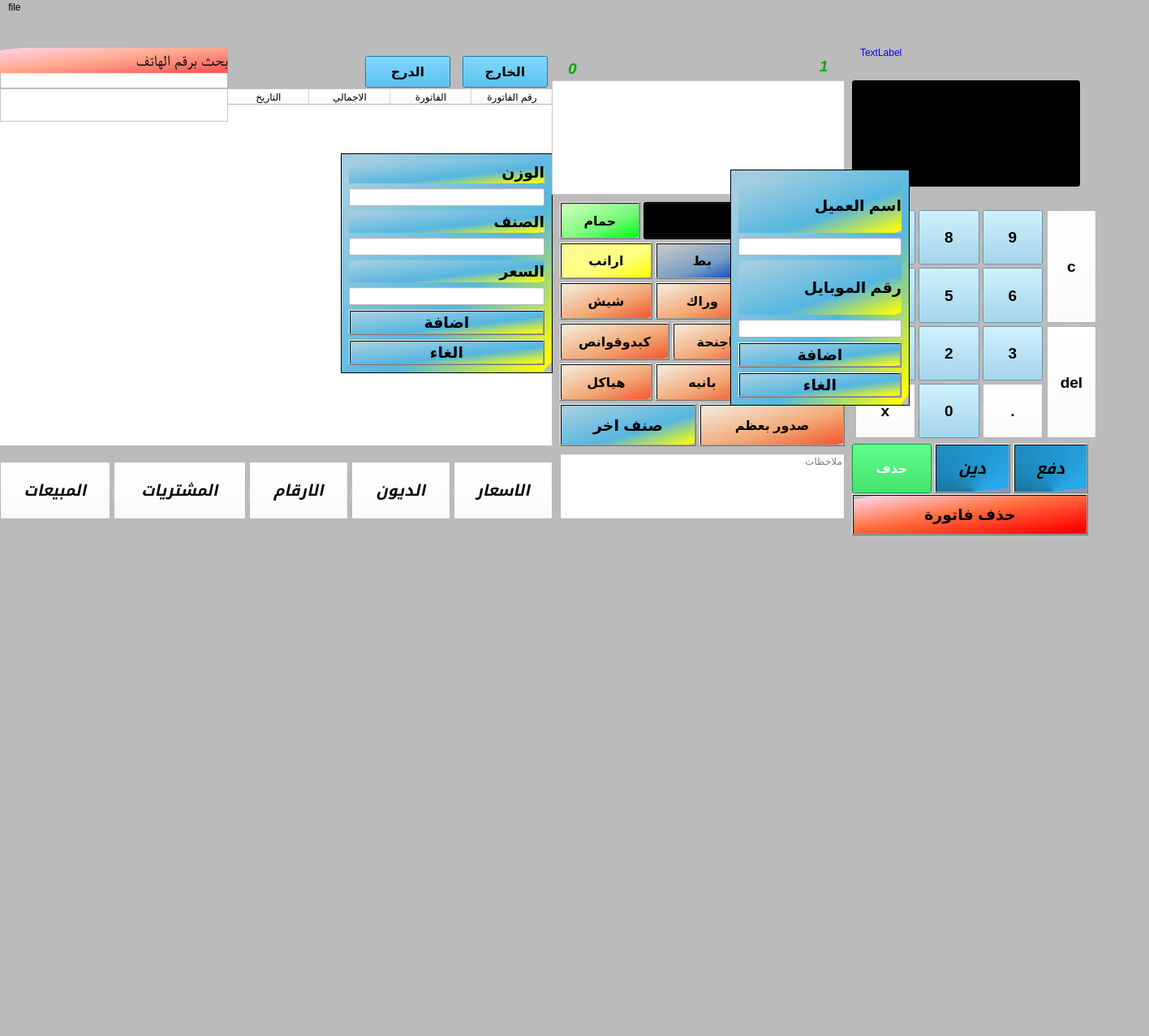
<?xml version="1.0" encoding="UTF-8"?>
<ui version="4.0">
 <class>MainWindow</class>
 <widget class="QMainWindow" name="MainWindow">
  <property name="geometry">
   <rect>
    <x>0</x>
    <y>0</y>
    <width>1416</width>
    <height>1277</height>
   </rect>
  </property>
  <property name="windowTitle">
   <string>El Mostafa</string>
  </property>
  <property name="windowIcon">
   <iconset>
    <normaloff>chicken-emblem_10272-25.jpg</normaloff>chicken-emblem_10272-25.jpg</iconset>
  </property>
  <property name="styleSheet">
   <string notr="true">background-color: rgb(187, 187, 187);</string>
  </property>
  <widget class="QWidget" name="centralwidget">
   <widget class="QTableWidget" name="tableWidget">
    <property name="geometry">
     <rect>
      <x>-10</x>
      <y>90</y>
      <width>691</width>
      <height>441</height>
     </rect>
    </property>
    <property name="layoutDirection">
     <enum>Qt::RightToLeft</enum>
    </property>
    <property name="styleSheet">
     <string notr="true">background-color: rgb(255, 255, 255);</string>
    </property>
    <property name="editTriggers">
     <set>QAbstractItemView::NoEditTriggers</set>
    </property>
    <property name="selectionMode">
     <enum>QAbstractItemView::SingleSelection</enum>
    </property>
    <property name="selectionBehavior">
     <enum>QAbstractItemView::SelectRows</enum>
    </property>
    <attribute name="horizontalHeaderStretchLastSection">
     <bool>true</bool>
    </attribute>
    <attribute name="verticalHeaderDefaultSectionSize">
     <number>170</number>
    </attribute>
    <column>
     <property name="text">
      <string>رقم الفاتورة</string>
     </property>
    </column>
    <column>
     <property name="text">
      <string>الفاتورة</string>
     </property>
    </column>
    <column>
     <property name="text">
      <string>الاجمالي</string>
     </property>
    </column>
    <column>
     <property name="text">
      <string>التاريخ</string>
     </property>
    </column>
    <column>
     <property name="text">
      <string>الوقت</string>
     </property>
    </column>
    <column>
     <property name="text">
      <string>ملاحظات</string>
     </property>
    </column>
   </widget>
   <widget class="QLineEdit" name="notes">
    <property name="geometry">
     <rect>
      <x>690</x>
      <y>540</y>
      <width>351</width>
      <height>81</height>
     </rect>
    </property>
    <property name="layoutDirection">
     <enum>Qt::RightToLeft</enum>
    </property>
    <property name="styleSheet">
     <string notr="true">background-color: rgb(255, 255, 255);</string>
    </property>
    <property name="text">
     <string/>
    </property>
    <property name="alignment">
     <set>Qt::AlignLeading|Qt::AlignLeft|Qt::AlignTop</set>
    </property>
    <property name="placeholderText">
     <string>ملاحظات</string>
    </property>
    <property name="cursorMoveStyle">
     <enum>Qt::VisualMoveStyle</enum>
    </property>
   </widget>
   <widget class="QLineEdit" name="search">
    <property name="geometry">
     <rect>
      <x>0</x>
      <y>70</y>
      <width>281</width>
      <height>20</height>
     </rect>
    </property>
    <property name="styleSheet">
     <string notr="true">background-color: rgb(255, 255, 255);</string>
    </property>
   </widget>
   <widget class="QSplitter" name="splitter_13">
    <property name="geometry">
     <rect>
      <x>0</x>
      <y>550</y>
      <width>681</width>
      <height>71</height>
     </rect>
    </property>
    <property name="orientation">
     <enum>Qt::Horizontal</enum>
    </property>
    <widget class="QPushButton" name="pushButton_15">
     <property name="font">
      <font>
       <family>Segoe UI</family>
       <pointsize>14</pointsize>
       <weight>75</weight>
       <italic>true</italic>
       <bold>true</bold>
      </font>
     </property>
     <property name="styleSheet">
      <string notr="true">background-color: rgb(255, 255, 255);</string>
     </property>
     <property name="text">
      <string>المبيعات</string>
     </property>
     <property name="icon">
      <iconset>
       <normaloff>moneypng.png</normaloff>moneypng.png</iconset>
     </property>
     <property name="iconSize">
      <size>
       <width>48</width>
       <height>37</height>
      </size>
     </property>
    </widget>
    <widget class="QPushButton" name="pushButton_14">
     <property name="font">
      <font>
       <family>Segoe UI</family>
       <pointsize>14</pointsize>
       <weight>75</weight>
       <italic>true</italic>
       <bold>true</bold>
      </font>
     </property>
     <property name="styleSheet">
      <string notr="true">background-color: rgb(255, 255, 255);</string>
     </property>
     <property name="text">
      <string>المشتريات</string>
     </property>
     <property name="icon">
      <iconset>
       <normaloff>up.png</normaloff>up.png</iconset>
     </property>
     <property name="iconSize">
      <size>
       <width>30</width>
       <height>43</height>
      </size>
     </property>
    </widget>
    <widget class="QPushButton" name="pushButton_13">
     <property name="font">
      <font>
       <family>Segoe UI</family>
       <pointsize>14</pointsize>
       <weight>75</weight>
       <italic>true</italic>
       <bold>true</bold>
      </font>
     </property>
     <property name="styleSheet">
      <string notr="true">background-color: rgb(255, 255, 255);</string>
     </property>
     <property name="text">
      <string>الارقام</string>
     </property>
     <property name="icon">
      <iconset>
       <normaloff>mobiles.png</normaloff>mobiles.png</iconset>
     </property>
     <property name="iconSize">
      <size>
       <width>34</width>
       <height>58</height>
      </size>
     </property>
    </widget>
    <widget class="QPushButton" name="pushButton_12">
     <property name="font">
      <font>
       <family>Segoe UI</family>
       <pointsize>14</pointsize>
       <weight>75</weight>
       <italic>true</italic>
       <bold>true</bold>
      </font>
     </property>
     <property name="styleSheet">
      <string notr="true">background-color: rgb(255, 255, 255);</string>
     </property>
     <property name="text">
      <string>الديون</string>
     </property>
     <property name="icon">
      <iconset>
       <normaloff>countingpng.png</normaloff>countingpng.png</iconset>
     </property>
     <property name="iconSize">
      <size>
       <width>47</width>
       <height>55</height>
      </size>
     </property>
    </widget>
    <widget class="QPushButton" name="pushButton_16">
     <property name="font">
      <font>
       <family>Segoe UI</family>
       <pointsize>14</pointsize>
       <weight>75</weight>
       <italic>true</italic>
       <bold>true</bold>
      </font>
     </property>
     <property name="styleSheet">
      <string notr="true">background-color: rgb(255, 255, 255);</string>
     </property>
     <property name="text">
      <string>الاسعار</string>
     </property>
     <property name="icon">
      <iconset>
       <normaloff>dollar.png</normaloff>dollar.png</iconset>
     </property>
     <property name="iconSize">
      <size>
       <width>48</width>
       <height>37</height>
      </size>
     </property>
     <property name="shortcut">
      <string>Ctrl+R</string>
     </property>
    </widget>
   </widget>
   <widget class="QListWidget" name="bill">
    <property name="geometry">
     <rect>
      <x>680</x>
      <y>80</y>
      <width>361</width>
      <height>141</height>
     </rect>
    </property>
    <property name="layoutDirection">
     <enum>Qt::RightToLeft</enum>
    </property>
    <property name="styleSheet">
     <string notr="true">background-color: rgb(255, 255, 255);</string>
    </property>
   </widget>
   <widget class="QLabel" name="label_2">
    <property name="geometry">
     <rect>
      <x>0</x>
      <y>40</y>
      <width>281</width>
      <height>31</height>
     </rect>
    </property>
    <property name="font">
     <font>
      <family>MS Shell Dlg 2</family>
      <pointsize>14</pointsize>
      <weight>9</weight>
      <italic>false</italic>
      <bold>false</bold>
     </font>
    </property>
    <property name="styleSheet">
     <string notr="true">font: 75 14pt &quot;MS Shell Dlg 2&quot;;
background-color: qlineargradient(spread:reflect, x1:0.932, y1:0.938, x2:0.017, y2:0.035, stop:0 rgba(255, 91, 91, 255), stop:0.55 rgba(255, 173, 146, 255), stop:0.971591 rgba(255, 205, 222, 255), stop:0.977273 rgba(189, 189, 189, 255), stop:1 rgba(189, 189, 189, 255));</string>
    </property>
    <property name="text">
     <string>بحث برقم الهاتف</string>
    </property>
   </widget>
   <widget class="QLabel" name="label_5">
    <property name="geometry">
     <rect>
      <x>700</x>
      <y>50</y>
      <width>151</width>
      <height>31</height>
     </rect>
    </property>
    <property name="font">
     <font>
      <family>Segoe UI</family>
      <pointsize>14</pointsize>
      <weight>75</weight>
      <italic>true</italic>
      <bold>true</bold>
     </font>
    </property>
    <property name="styleSheet">
     <string notr="true">color: rgb(0, 170, 0);</string>
    </property>
    <property name="text">
     <string>0</string>
    </property>
   </widget>
   <widget class="QSplitter" name="splitter_8">
    <property name="geometry">
     <rect>
      <x>1090</x>
      <y>235</y>
      <width>16</width>
      <height>16</height>
     </rect>
    </property>
    <property name="orientation">
     <enum>Qt::Horizontal</enum>
    </property>
   </widget>
   <widget class="QSplitter" name="splitter_9">
    <property name="geometry">
     <rect>
      <x>1090</x>
      <y>240</y>
      <width>16</width>
      <height>16</height>
     </rect>
    </property>
    <property name="orientation">
     <enum>Qt::Horizontal</enum>
    </property>
   </widget>
   <widget class="QLineEdit" name="screen">
    <property name="geometry">
     <rect>
      <x>1050</x>
      <y>80</y>
      <width>281</width>
      <height>131</height>
     </rect>
    </property>
    <property name="font">
     <font>
      <family>Digital-7 Italic</family>
      <pointsize>24</pointsize>
      <weight>50</weight>
      <italic>true</italic>
      <bold>false</bold>
     </font>
    </property>
    <property name="styleSheet">
     <string notr="true">background-color: rgb(0, 0, 0);
font: italic 24pt &quot;Digital-7 Italic&quot;;
color: rgb(255, 255, 0);</string>
    </property>
    <property name="alignment">
     <set>Qt::AlignCenter</set>
    </property>
    <property name="readOnly">
     <bool>true</bool>
    </property>
   </widget>
   <widget class="QPushButton" name="pushButton_4">
    <property name="geometry">
     <rect>
      <x>570</x>
      <y>50</y>
      <width>105</width>
      <height>39</height>
     </rect>
    </property>
    <property name="font">
     <font>
      <pointsize>12</pointsize>
      <weight>75</weight>
      <bold>true</bold>
     </font>
    </property>
    <property name="styleSheet">
     <string notr="true">background-color: rgb(37, 167, 224);</string>
    </property>
    <property name="text">
     <string>الخارج</string>
    </property>
    <property name="icon">
     <iconset>
      <normaloff>down.png</normaloff>down.png</iconset>
    </property>
    <property name="iconSize">
     <size>
      <width>32</width>
      <height>34</height>
     </size>
    </property>
   </widget>
   <widget class="QLabel" name="label_4">
    <property name="geometry">
     <rect>
      <x>1010</x>
      <y>50</y>
      <width>16</width>
      <height>25</height>
     </rect>
    </property>
    <property name="font">
     <font>
      <family>Segoe UI</family>
      <pointsize>14</pointsize>
      <weight>75</weight>
      <italic>true</italic>
      <bold>true</bold>
     </font>
    </property>
    <property name="styleSheet">
     <string notr="true">color: rgb(0, 170, 0);</string>
    </property>
    <property name="text">
     <string>1</string>
    </property>
   </widget>
   <widget class="QTextBrowser" name="textBrowser">
    <property name="geometry">
     <rect>
      <x>0</x>
      <y>90</y>
      <width>281</width>
      <height>41</height>
     </rect>
    </property>
    <property name="styleSheet">
     <string notr="true">background-color: rgb(255, 255, 255);</string>
    </property>
   </widget>
   <widget class="QSplitter" name="splitter_17">
    <property name="geometry">
     <rect>
      <x>1290</x>
      <y>240</y>
      <width>61</width>
      <height>281</height>
     </rect>
    </property>
    <property name="orientation">
     <enum>Qt::Vertical</enum>
    </property>
    <widget class="QPushButton" name="clear">
     <property name="font">
      <font>
       <pointsize>14</pointsize>
       <weight>75</weight>
       <bold>true</bold>
      </font>
     </property>
     <property name="styleSheet">
      <string notr="true">background-color: rgb(255, 255, 255);</string>
     </property>
     <property name="text">
      <string>c</string>
     </property>
    </widget>
    <widget class="QPushButton" name="dele">
     <property name="font">
      <font>
       <pointsize>14</pointsize>
       <weight>75</weight>
       <bold>true</bold>
      </font>
     </property>
     <property name="styleSheet">
      <string notr="true">background-color: rgb(255, 255, 255);</string>
     </property>
     <property name="text">
      <string>del</string>
     </property>
    </widget>
   </widget>
   <widget class="QSplitter" name="splitter_15">
    <property name="geometry">
     <rect>
      <x>1054</x>
      <y>240</y>
      <width>231</width>
      <height>281</height>
     </rect>
    </property>
    <property name="orientation">
     <enum>Qt::Vertical</enum>
    </property>
    <widget class="QSplitter" name="splitter_14">
     <property name="orientation">
      <enum>Qt::Horizontal</enum>
     </property>
     <widget class="QPushButton" name="seven">
      <property name="font">
       <font>
        <pointsize>14</pointsize>
        <weight>75</weight>
        <bold>true</bold>
       </font>
      </property>
      <property name="styleSheet">
       <string notr="true">background-color: rgb(143, 207, 236);</string>
      </property>
      <property name="text">
       <string>7</string>
      </property>
     </widget>
     <widget class="QPushButton" name="eight">
      <property name="font">
       <font>
        <pointsize>14</pointsize>
        <weight>75</weight>
        <bold>true</bold>
       </font>
      </property>
      <property name="styleSheet">
       <string notr="true">background-color: rgb(143, 207, 236);</string>
      </property>
      <property name="text">
       <string>8</string>
      </property>
     </widget>
     <widget class="QPushButton" name="nine">
      <property name="font">
       <font>
        <pointsize>14</pointsize>
        <weight>75</weight>
        <bold>true</bold>
       </font>
      </property>
      <property name="styleSheet">
       <string notr="true">background-color: rgb(143, 207, 236);</string>
      </property>
      <property name="text">
       <string>9</string>
      </property>
     </widget>
    </widget>
    <widget class="QSplitter" name="splitter_12">
     <property name="orientation">
      <enum>Qt::Horizontal</enum>
     </property>
     <widget class="QPushButton" name="four">
      <property name="font">
       <font>
        <pointsize>14</pointsize>
        <weight>75</weight>
        <bold>true</bold>
       </font>
      </property>
      <property name="styleSheet">
       <string notr="true">background-color: rgb(143, 207, 236);</string>
      </property>
      <property name="text">
       <string>4</string>
      </property>
     </widget>
     <widget class="QPushButton" name="five">
      <property name="font">
       <font>
        <pointsize>14</pointsize>
        <weight>75</weight>
        <bold>true</bold>
       </font>
      </property>
      <property name="styleSheet">
       <string notr="true">background-color: rgb(143, 207, 236);</string>
      </property>
      <property name="text">
       <string>5</string>
      </property>
     </widget>
     <widget class="QPushButton" name="sex">
      <property name="font">
       <font>
        <pointsize>14</pointsize>
        <weight>75</weight>
        <bold>true</bold>
       </font>
      </property>
      <property name="styleSheet">
       <string notr="true">background-color: rgb(143, 207, 236);</string>
      </property>
      <property name="text">
       <string>6</string>
      </property>
     </widget>
    </widget>
    <widget class="QSplitter" name="splitter_10">
     <property name="orientation">
      <enum>Qt::Horizontal</enum>
     </property>
     <widget class="QPushButton" name="one">
      <property name="font">
       <font>
        <pointsize>14</pointsize>
        <weight>75</weight>
        <bold>true</bold>
       </font>
      </property>
      <property name="styleSheet">
       <string notr="true">background-color: rgb(143, 207, 236);</string>
      </property>
      <property name="text">
       <string>1</string>
      </property>
     </widget>
     <widget class="QPushButton" name="two">
      <property name="font">
       <font>
        <pointsize>14</pointsize>
        <weight>75</weight>
        <bold>true</bold>
       </font>
      </property>
      <property name="styleSheet">
       <string notr="true">background-color: rgb(143, 207, 236);</string>
      </property>
      <property name="text">
       <string>2</string>
      </property>
     </widget>
     <widget class="QPushButton" name="three">
      <property name="font">
       <font>
        <pointsize>14</pointsize>
        <weight>75</weight>
        <bold>true</bold>
       </font>
      </property>
      <property name="styleSheet">
       <string notr="true">background-color: rgb(143, 207, 236);</string>
      </property>
      <property name="text">
       <string>3</string>
      </property>
     </widget>
    </widget>
    <widget class="QSplitter" name="splitter_11">
     <property name="orientation">
      <enum>Qt::Horizontal</enum>
     </property>
     <widget class="QPushButton" name="multpli">
      <property name="font">
       <font>
        <pointsize>14</pointsize>
        <weight>75</weight>
        <bold>true</bold>
       </font>
      </property>
      <property name="styleSheet">
       <string notr="true">background-color: rgb(255, 255, 255);</string>
      </property>
      <property name="text">
       <string>x</string>
      </property>
     </widget>
     <widget class="QPushButton" name="zero">
      <property name="font">
       <font>
        <pointsize>14</pointsize>
        <weight>75</weight>
        <bold>true</bold>
       </font>
      </property>
      <property name="styleSheet">
       <string notr="true">background-color: rgb(143, 207, 236);</string>
      </property>
      <property name="text">
       <string>0</string>
      </property>
     </widget>
     <widget class="QPushButton" name="point">
      <property name="font">
       <font>
        <pointsize>14</pointsize>
        <weight>75</weight>
        <bold>true</bold>
       </font>
      </property>
      <property name="styleSheet">
       <string notr="true">background-color: rgb(255, 255, 255);</string>
      </property>
      <property name="text">
       <string>.</string>
      </property>
     </widget>
    </widget>
   </widget>
   <widget class="QSplitter" name="splitter_7">
    <property name="geometry">
     <rect>
      <x>1050</x>
      <y>528</y>
      <width>291</width>
      <height>61</height>
     </rect>
    </property>
    <property name="orientation">
     <enum>Qt::Horizontal</enum>
    </property>
    <widget class="QPushButton" name="listdel">
     <property name="font">
      <font>
       <pointsize>12</pointsize>
       <weight>75</weight>
       <bold>true</bold>
      </font>
     </property>
     <property name="styleSheet">
      <string notr="true">background-color: rgb(14, 209, 69);
color: rgb(255, 255, 255);</string>
     </property>
     <property name="text">
      <string>حذف</string>
     </property>
     <property name="icon">
      <iconset>
       <normaloff>delete.png</normaloff>delete.png</iconset>
     </property>
     <property name="iconSize">
      <size>
       <width>26</width>
       <height>27</height>
      </size>
     </property>
    </widget>
    <widget class="QPushButton" name="credit">
     <property name="font">
      <font>
       <family>Segoe UI</family>
       <pointsize>14</pointsize>
       <weight>75</weight>
       <italic>true</italic>
       <bold>true</bold>
      </font>
     </property>
     <property name="styleSheet">
      <string notr="true">background-color: qconicalgradient(cx:0.53, cy:1, angle:9.7, stop:0.0677966 rgba(39, 169, 234, 255), stop:0.522 rgba(22, 111, 152, 254), stop:0.55 rgba(26, 113, 156, 255), stop:1 rgba(137, 151, 189, 255));</string>
     </property>
     <property name="text">
      <string>دين</string>
     </property>
    </widget>
    <widget class="QPushButton" name="pay">
     <property name="font">
      <font>
       <family>Segoe UI</family>
       <pointsize>14</pointsize>
       <weight>75</weight>
       <italic>true</italic>
       <bold>true</bold>
      </font>
     </property>
     <property name="styleSheet">
      <string notr="true">background-color: qconicalgradient(cx:0.53, cy:1, angle:9.7, stop:0.0677966 rgba(39, 169, 234, 255), stop:0.522 rgba(22, 111, 152, 254), stop:0.55 rgba(26, 113, 156, 255), stop:1 rgba(137, 151, 189, 255));</string>
     </property>
     <property name="text">
      <string>دفع</string>
     </property>
    </widget>
   </widget>
   <widget class="QPushButton" name="pushButton">
    <property name="geometry">
     <rect>
      <x>1050</x>
      <y>590</y>
      <width>291</width>
      <height>51</height>
     </rect>
    </property>
    <property name="font">
     <font>
      <pointsize>14</pointsize>
      <weight>75</weight>
      <bold>true</bold>
     </font>
    </property>
    <property name="styleSheet">
     <string notr="true">background-color: qlineargradient(spread:reflect, x1:0.932, y1:0.938, x2:0.017, y2:0.035, stop:0 rgba(255, 0, 0, 255), stop:0.55 rgba(255, 114, 68, 255), stop:0.971591 rgba(255, 205, 222, 255), stop:0.977273 rgba(189, 189, 189, 255), stop:1 rgba(189, 189, 189, 255));</string>
    </property>
    <property name="text">
     <string>حذف فاتورة</string>
    </property>
   </widget>
   <widget class="QScrollArea" name="scrollArea">
    <property name="geometry">
     <rect>
      <x>420</x>
      <y>170</y>
      <width>261</width>
      <height>271</height>
     </rect>
    </property>
    <property name="font">
     <font>
      <pointsize>14</pointsize>
      <weight>75</weight>
      <bold>true</bold>
     </font>
    </property>
    <property name="styleSheet">
     <string notr="true">background-color: qlineargradient(spread:reflect, x1:0.046, y1:0.08, x2:1, y2:1, stop:0.00568182 rgba(163, 206, 224, 255), stop:0.590909 rgba(85, 182, 224, 255), stop:0.971591 rgba(255, 255, 0, 255), stop:0.977273 rgba(189, 189, 189, 255), stop:1 rgba(189, 189, 189, 255));</string>
    </property>
    <property name="widgetResizable">
     <bool>true</bool>
    </property>
    <widget class="QWidget" name="scrollAreaWidgetContents">
     <property name="geometry">
      <rect>
       <x>0</x>
       <y>0</y>
       <width>259</width>
       <height>269</height>
      </rect>
     </property>
     <layout class="QVBoxLayout" name="verticalLayout">
      <item>
       <widget class="QLabel" name="label">
        <property name="font">
         <font>
          <pointsize>14</pointsize>
          <weight>75</weight>
          <bold>true</bold>
         </font>
        </property>
        <property name="text">
         <string>الوزن</string>
        </property>
       </widget>
      </item>
      <item>
       <widget class="QLineEdit" name="weight">
        <property name="styleSheet">
         <string notr="true">background-color: rgb(255, 255, 255);</string>
        </property>
       </widget>
      </item>
      <item>
       <widget class="QLabel" name="label_3">
        <property name="font">
         <font>
          <pointsize>14</pointsize>
          <weight>75</weight>
          <bold>true</bold>
         </font>
        </property>
        <property name="text">
         <string>الصنف</string>
        </property>
       </widget>
      </item>
      <item>
       <widget class="QLineEdit" name="item">
        <property name="styleSheet">
         <string notr="true">background-color: rgb(255, 255, 255);</string>
        </property>
       </widget>
      </item>
      <item>
       <widget class="QLabel" name="label_6">
        <property name="font">
         <font>
          <pointsize>14</pointsize>
          <weight>75</weight>
          <bold>true</bold>
         </font>
        </property>
        <property name="text">
         <string>السعر</string>
        </property>
       </widget>
      </item>
      <item>
       <widget class="QLineEdit" name="price2">
        <property name="styleSheet">
         <string notr="true">background-color: rgb(255, 255, 255);</string>
        </property>
       </widget>
      </item>
      <item>
       <widget class="QPushButton" name="additem">
        <property name="font">
         <font>
          <pointsize>14</pointsize>
          <weight>75</weight>
          <bold>true</bold>
         </font>
        </property>
        <property name="text">
         <string>اضافة</string>
        </property>
       </widget>
      </item>
      <item>
       <widget class="QPushButton" name="pushButton_7">
        <property name="font">
         <font>
          <pointsize>14</pointsize>
          <weight>75</weight>
          <bold>true</bold>
         </font>
        </property>
        <property name="text">
         <string>الغاء</string>
        </property>
       </widget>
      </item>
     </layout>
    </widget>
   </widget>
   <widget class="QSplitter" name="splitter_16">
    <property name="geometry">
     <rect>
      <x>690</x>
      <y>230</y>
      <width>351</width>
      <height>301</height>
     </rect>
    </property>
    <property name="orientation">
     <enum>Qt::Vertical</enum>
    </property>
    <widget class="QSplitter" name="splitter">
     <property name="orientation">
      <enum>Qt::Horizontal</enum>
     </property>
     <widget class="QPushButton" name="Push_dove">
      <property name="font">
       <font>
        <family>Segoe UI</family>
        <pointsize>12</pointsize>
        <weight>75</weight>
        <bold>true</bold>
       </font>
      </property>
      <property name="styleSheet">
       <string notr="true">background-color: qlineargradient(spread:reflect, x1:0.046, y1:0.08, x2:1, y2:1, stop:0 rgba(200, 255, 180, 255), stop:0.55 rgba(123, 249, 124, 255), stop:0.971591 rgba(0, 255, 28, 255), stop:0.977273 rgba(189, 189, 189, 255), stop:1 rgba(189, 189, 189, 255));</string>
      </property>
      <property name="text">
       <string>حمام</string>
      </property>
     </widget>
     <widget class="QComboBox" name="comboBox">
      <property name="font">
       <font>
        <family>Segoe UI</family>
        <pointsize>12</pointsize>
        <weight>75</weight>
        <bold>true</bold>
       </font>
      </property>
      <property name="styleSheet">
       <string notr="true">background-color: qlineargradient(spread:reflect, x1:0.046, y1:0.08, x2:1, y2:1, stop:0 rgba(251, 168, 210, 255), stop:0.55 rgba(251, 111, 182, 255), stop:0.971591 rgba(255, 5, 90, 255), stop:0.977273 rgba(189, 189, 189, 255), stop:1 rgba(189, 189, 189, 255));</string>
      </property>
      <item>
       <property name="text">
        <string>عتاقي</string>
       </property>
      </item>
      <item>
       <property name="text">
        <string>شمورط</string>
       </property>
      </item>
     </widget>
     <widget class="QPushButton" name="Push_chic">
      <property name="font">
       <font>
        <family>Segoe UI</family>
        <pointsize>12</pointsize>
        <weight>75</weight>
        <bold>true</bold>
       </font>
      </property>
      <property name="styleSheet">
       <string notr="true">background-color: qlineargradient(spread:reflect, x1:0.046, y1:0.08, x2:1, y2:1, stop:0 rgba(243, 198, 142, 255), stop:0.55 rgba(243, 164, 111, 255), stop:0.971591 rgba(243, 111, 75, 255), stop:0.977273 rgba(189, 189, 189, 255), stop:1 rgba(189, 189, 189, 255));</string>
      </property>
      <property name="text">
       <string>فراخ بيضاء</string>
      </property>
     </widget>
    </widget>
    <widget class="QSplitter" name="splitter_2">
     <property name="orientation">
      <enum>Qt::Horizontal</enum>
     </property>
     <widget class="QPushButton" name="Push_rabb">
      <property name="font">
       <font>
        <family>Segoe UI</family>
        <pointsize>12</pointsize>
        <weight>75</weight>
        <bold>true</bold>
       </font>
      </property>
      <property name="styleSheet">
       <string notr="true">background-color: qlineargradient(spread:reflect, x1:0.046, y1:0.08, x2:1, y2:1, stop:0 rgba(250, 248, 148, 255), stop:0.55 rgba(255, 255, 127, 255), stop:0.971591 rgba(255, 255, 0, 255), stop:0.977273 rgba(189, 189, 189, 255), stop:1 rgba(189, 189, 189, 255));</string>
      </property>
      <property name="text">
       <string>ارانب</string>
      </property>
     </widget>
     <widget class="QPushButton" name="Push_duck">
      <property name="font">
       <font>
        <family>Segoe UI</family>
        <pointsize>12</pointsize>
        <weight>75</weight>
        <bold>true</bold>
       </font>
      </property>
      <property name="styleSheet">
       <string notr="true">background-color: qlineargradient(spread:reflect, x1:0.046, y1:0.08, x2:1, y2:1, stop:0 rgba(197, 197, 197, 255), stop:0.55 rgba(119, 159, 197, 255), stop:0.971591 rgba(0, 64, 197, 255), stop:0.977273 rgba(189, 189, 189, 255), stop:1 rgba(189, 189, 189, 255));</string>
      </property>
      <property name="text">
       <string>بط</string>
      </property>
     </widget>
     <widget class="QPushButton" name="pushButton_2">
      <property name="font">
       <font>
        <family>Segoe UI</family>
        <pointsize>12</pointsize>
        <weight>75</weight>
        <bold>true</bold>
       </font>
      </property>
      <property name="styleSheet">
       <string notr="true">background-color: qlineargradient(spread:reflect, x1:0.046, y1:0.08, x2:1, y2:1, stop:0 rgba(218, 255, 255, 255), stop:0.55 rgba(81, 255, 211, 255), stop:0.971591 rgba(0, 180, 255, 255), stop:0.977273 rgba(189, 189, 189, 255), stop:1 rgba(189, 189, 189, 255));</string>
      </property>
      <property name="text">
       <string>اوز</string>
      </property>
     </widget>
    </widget>
    <widget class="QSplitter" name="splitter_3">
     <property name="orientation">
      <enum>Qt::Horizontal</enum>
     </property>
     <widget class="QPushButton" name="shesh">
      <property name="font">
       <font>
        <family>Segoe UI</family>
        <pointsize>12</pointsize>
        <weight>75</weight>
        <bold>true</bold>
       </font>
      </property>
      <property name="styleSheet">
       <string notr="true">background-color: qlineargradient(spread:reflect, x1:0.046, y1:0.08, x2:1, y2:1, stop:0 rgba(243, 230, 214, 255), stop:0.55 rgba(243, 168, 118, 255), stop:0.971591 rgba(243, 90, 49, 255), stop:0.977273 rgba(189, 189, 189, 255), stop:1 rgba(189, 189, 189, 255));</string>
      </property>
      <property name="text">
       <string>شيش</string>
      </property>
     </widget>
     <widget class="QPushButton" name="push_wrak_2">
      <property name="enabled">
       <bool>true</bool>
      </property>
      <property name="font">
       <font>
        <family>Segoe UI</family>
        <pointsize>12</pointsize>
        <weight>75</weight>
        <bold>true</bold>
       </font>
      </property>
      <property name="styleSheet">
       <string notr="true">background-color: qlineargradient(spread:reflect, x1:0.046, y1:0.08, x2:1, y2:1, stop:0 rgba(243, 230, 214, 255), stop:0.55 rgba(243, 168, 118, 255), stop:0.971591 rgba(243, 90, 49, 255), stop:0.977273 rgba(189, 189, 189, 255), stop:1 rgba(189, 189, 189, 255));</string>
      </property>
      <property name="text">
       <string>وراك</string>
      </property>
     </widget>
     <widget class="QPushButton" name="pushButton_3">
      <property name="font">
       <font>
        <family>Segoe UI</family>
        <pointsize>12</pointsize>
        <weight>75</weight>
        <bold>true</bold>
       </font>
      </property>
      <property name="styleSheet">
       <string notr="true">background-color: qlineargradient(spread:reflect, x1:0.046, y1:0.08, x2:1, y2:1, stop:0 rgba(243, 230, 214, 255), stop:0.55 rgba(243, 168, 118, 255), stop:0.971591 rgba(243, 90, 49, 255), stop:0.977273 rgba(189, 189, 189, 255), stop:1 rgba(189, 189, 189, 255));</string>
      </property>
      <property name="text">
       <string>دبابيس</string>
      </property>
     </widget>
    </widget>
    <widget class="QSplitter" name="splitter_4">
     <property name="orientation">
      <enum>Qt::Horizontal</enum>
     </property>
     <widget class="QPushButton" name="Push_kbdaWoans_2">
      <property name="enabled">
       <bool>true</bool>
      </property>
      <property name="font">
       <font>
        <family>Segoe UI</family>
        <pointsize>12</pointsize>
        <weight>75</weight>
        <bold>true</bold>
       </font>
      </property>
      <property name="styleSheet">
       <string notr="true">background-color: qlineargradient(spread:reflect, x1:0.046, y1:0.08, x2:1, y2:1, stop:0 rgba(243, 230, 214, 255), stop:0.55 rgba(243, 168, 118, 255), stop:0.971591 rgba(243, 90, 49, 255), stop:0.977273 rgba(189, 189, 189, 255), stop:1 rgba(189, 189, 189, 255));</string>
      </property>
      <property name="text">
       <string>كبدوقوانص</string>
      </property>
     </widget>
     <widget class="QPushButton" name="pushButton_6">
      <property name="font">
       <font>
        <family>Segoe UI</family>
        <pointsize>12</pointsize>
        <weight>75</weight>
        <bold>true</bold>
       </font>
      </property>
      <property name="styleSheet">
       <string notr="true">background-color: qlineargradient(spread:reflect, x1:0.046, y1:0.08, x2:1, y2:1, stop:0 rgba(243, 230, 214, 255), stop:0.55 rgba(243, 168, 118, 255), stop:0.971591 rgba(243, 90, 49, 255), stop:0.977273 rgba(189, 189, 189, 255), stop:1 rgba(189, 189, 189, 255));</string>
      </property>
      <property name="text">
       <string>اجنحة</string>
      </property>
     </widget>
     <widget class="QPushButton" name="pushButton_5">
      <property name="font">
       <font>
        <family>Segoe UI</family>
        <pointsize>12</pointsize>
        <weight>75</weight>
        <bold>true</bold>
       </font>
      </property>
      <property name="styleSheet">
       <string notr="true">background-color: qlineargradient(spread:reflect, x1:0.046, y1:0.08, x2:1, y2:1, stop:0 rgba(243, 230, 214, 255), stop:0.55 rgba(243, 168, 118, 255), stop:0.971591 rgba(243, 90, 49, 255), stop:0.977273 rgba(189, 189, 189, 255), stop:1 rgba(189, 189, 189, 255));</string>
      </property>
      <property name="text">
       <string>شاورما</string>
      </property>
     </widget>
    </widget>
    <widget class="QSplitter" name="splitter_5">
     <property name="orientation">
      <enum>Qt::Horizontal</enum>
     </property>
     <widget class="QPushButton" name="Push_hyakl_2">
      <property name="enabled">
       <bool>true</bool>
      </property>
      <property name="font">
       <font>
        <family>Segoe UI</family>
        <pointsize>12</pointsize>
        <weight>75</weight>
        <bold>true</bold>
       </font>
      </property>
      <property name="styleSheet">
       <string notr="true">background-color: qlineargradient(spread:reflect, x1:0.046, y1:0.08, x2:1, y2:1, stop:0 rgba(243, 230, 214, 255), stop:0.55 rgba(243, 168, 118, 255), stop:0.971591 rgba(243, 90, 49, 255), stop:0.977273 rgba(189, 189, 189, 255), stop:1 rgba(189, 189, 189, 255));</string>
      </property>
      <property name="text">
       <string>هياكل</string>
      </property>
     </widget>
     <widget class="QPushButton" name="push_feleh_2">
      <property name="enabled">
       <bool>true</bool>
      </property>
      <property name="font">
       <font>
        <family>Segoe UI</family>
        <pointsize>12</pointsize>
        <weight>75</weight>
        <bold>true</bold>
       </font>
      </property>
      <property name="styleSheet">
       <string notr="true">background-color: qlineargradient(spread:reflect, x1:0.046, y1:0.08, x2:1, y2:1, stop:0 rgba(243, 230, 214, 255), stop:0.55 rgba(243, 168, 118, 255), stop:0.971591 rgba(243, 90, 49, 255), stop:0.977273 rgba(189, 189, 189, 255), stop:1 rgba(189, 189, 189, 255));</string>
      </property>
      <property name="text">
       <string>بانيه</string>
      </property>
     </widget>
     <widget class="QPushButton" name="Push_kbda_2">
      <property name="enabled">
       <bool>true</bool>
      </property>
      <property name="font">
       <font>
        <family>Segoe UI</family>
        <pointsize>12</pointsize>
        <weight>75</weight>
        <bold>true</bold>
       </font>
      </property>
      <property name="styleSheet">
       <string notr="true">background-color: qlineargradient(spread:reflect, x1:0.046, y1:0.08, x2:1, y2:1, stop:0 rgba(243, 230, 214, 255), stop:0.55 rgba(243, 168, 118, 255), stop:0.971591 rgba(243, 90, 49, 255), stop:0.977273 rgba(189, 189, 189, 255), stop:1 rgba(189, 189, 189, 255));</string>
      </property>
      <property name="text">
       <string>كبده</string>
      </property>
     </widget>
    </widget>
    <widget class="QSplitter" name="splitter_6">
     <property name="orientation">
      <enum>Qt::Horizontal</enum>
     </property>
     <widget class="QPushButton" name="pushButton_8">
      <property name="font">
       <font>
        <pointsize>14</pointsize>
        <weight>75</weight>
        <bold>true</bold>
       </font>
      </property>
      <property name="styleSheet">
       <string notr="true">background-color: qlineargradient(spread:reflect, x1:0.046, y1:0.08, x2:1, y2:1, stop:0.00568182 rgba(163, 206, 224, 255), stop:0.590909 rgba(85, 182, 224, 255), stop:0.971591 rgba(255, 255, 0, 255), stop:0.977273 rgba(189, 189, 189, 255), stop:1 rgba(189, 189, 189, 255));</string>
      </property>
      <property name="text">
       <string>صنف اخر</string>
      </property>
     </widget>
     <widget class="QPushButton" name="sdorb3zm">
      <property name="enabled">
       <bool>true</bool>
      </property>
      <property name="font">
       <font>
        <family>Segoe UI</family>
        <pointsize>12</pointsize>
        <weight>75</weight>
        <bold>true</bold>
       </font>
      </property>
      <property name="styleSheet">
       <string notr="true">
background-color: qlineargradient(spread:reflect, x1:0.046, y1:0.08, x2:1, y2:1, stop:0 rgba(243, 230, 214, 255), stop:0.55 rgba(243, 168, 118, 255), stop:0.971591 rgba(243, 90, 49, 255), stop:0.977273 rgba(189, 189, 189, 255), stop:1 rgba(189, 189, 189, 255));</string>
      </property>
      <property name="text">
       <string>صدور بعظم</string>
      </property>
     </widget>
    </widget>
   </widget>
   <widget class="QLabel" name="label_7">
    <property name="geometry">
     <rect>
      <x>1060</x>
      <y>20</y>
      <width>271</width>
      <height>51</height>
     </rect>
    </property>
    <property name="styleSheet">
     <string notr="true">font: 75 18pt &quot;MS Shell Dlg 2&quot;;
color: rgb(0, 0, 255);</string>
    </property>
    <property name="text">
     <string>TextLabel</string>
    </property>
   </widget>
   <widget class="QPushButton" name="pushButton_9">
    <property name="geometry">
     <rect>
      <x>450</x>
      <y>50</y>
      <width>105</width>
      <height>39</height>
     </rect>
    </property>
    <property name="font">
     <font>
      <pointsize>12</pointsize>
      <weight>75</weight>
      <bold>true</bold>
     </font>
    </property>
    <property name="styleSheet">
     <string notr="true">background-color: rgb(37, 167, 224);</string>
    </property>
    <property name="text">
     <string>الدرج</string>
    </property>
    <property name="iconSize">
     <size>
      <width>27</width>
      <height>29</height>
     </size>
    </property>
   </widget>
   <widget class="QScrollArea" name="scrollArea_2">
    <property name="geometry">
     <rect>
      <x>900</x>
      <y>190</y>
      <width>221</width>
      <height>291</height>
     </rect>
    </property>
    <property name="font">
     <font>
      <pointsize>14</pointsize>
      <weight>75</weight>
      <bold>true</bold>
     </font>
    </property>
    <property name="styleSheet">
     <string notr="true">background-color: qlineargradient(spread:reflect, x1:0.046, y1:0.08, x2:1, y2:1, stop:0.00568182 rgba(163, 206, 224, 255), stop:0.590909 rgba(85, 182, 224, 255), stop:0.971591 rgba(255, 255, 0, 255), stop:0.977273 rgba(189, 189, 189, 255), stop:1 rgba(189, 189, 189, 255));</string>
    </property>
    <property name="widgetResizable">
     <bool>true</bool>
    </property>
    <widget class="QWidget" name="scrollAreaWidgetContents_2">
     <property name="geometry">
      <rect>
       <x>0</x>
       <y>0</y>
       <width>219</width>
       <height>289</height>
      </rect>
     </property>
     <layout class="QVBoxLayout" name="verticalLayout_2">
      <item>
       <widget class="QLabel" name="label_8">
        <property name="font">
         <font>
          <pointsize>14</pointsize>
          <weight>75</weight>
          <bold>true</bold>
         </font>
        </property>
        <property name="text">
         <string>اسم العميل</string>
        </property>
       </widget>
      </item>
      <item>
       <widget class="QLineEdit" name="customer">
        <property name="styleSheet">
         <string notr="true">background-color: rgb(255, 255, 255);</string>
        </property>
       </widget>
      </item>
      <item>
       <widget class="QLabel" name="label_9">
        <property name="font">
         <font>
          <pointsize>14</pointsize>
          <weight>75</weight>
          <bold>true</bold>
         </font>
        </property>
        <property name="text">
         <string>رقم الموبايل</string>
        </property>
       </widget>
      </item>
      <item>
       <widget class="QLineEdit" name="mobile">
        <property name="styleSheet">
         <string notr="true">background-color: rgb(255, 255, 255);</string>
        </property>
       </widget>
      </item>
      <item>
       <widget class="QPushButton" name="addtodatabase">
        <property name="font">
         <font>
          <pointsize>14</pointsize>
          <weight>75</weight>
          <bold>true</bold>
         </font>
        </property>
        <property name="text">
         <string>اضافة</string>
        </property>
       </widget>
      </item>
      <item>
       <widget class="QPushButton" name="pushButton_10">
        <property name="font">
         <font>
          <pointsize>14</pointsize>
          <weight>75</weight>
          <bold>true</bold>
         </font>
        </property>
        <property name="text">
         <string>الغاء</string>
        </property>
       </widget>
      </item>
     </layout>
    </widget>
   </widget>
   <zorder>splitter_16</zorder>
   <zorder>tableWidget</zorder>
   <zorder>splitter_7</zorder>
   <zorder>pushButton</zorder>
   <zorder>notes</zorder>
   <zorder>search</zorder>
   <zorder>splitter_13</zorder>
   <zorder>label_2</zorder>
   <zorder>label_5</zorder>
   <zorder>splitter_8</zorder>
   <zorder>splitter_9</zorder>
   <zorder>screen</zorder>
   <zorder>pushButton_4</zorder>
   <zorder>label_4</zorder>
   <zorder>textBrowser</zorder>
   <zorder>splitter_17</zorder>
   <zorder>splitter_15</zorder>
   <zorder>scrollArea</zorder>
   <zorder>label_7</zorder>
   <zorder>pushButton_9</zorder>
   <zorder>bill</zorder>
   <zorder>scrollArea_2</zorder>
  </widget>
  <widget class="QMenuBar" name="menubar">
   <property name="geometry">
    <rect>
     <x>0</x>
     <y>0</y>
     <width>1416</width>
     <height>21</height>
    </rect>
   </property>
   <widget class="QMenu" name="menufile">
    <property name="title">
     <string>file</string>
    </property>
    <addaction name="action"/>
   </widget>
   <addaction name="menufile"/>
  </widget>
  <widget class="QStatusBar" name="statusbar"/>
  <action name="action">
   <property name="text">
    <string>تسجيل الخروج </string>
   </property>
   <property name="font">
    <font>
     <pointsize>12</pointsize>
     <weight>75</weight>
     <bold>true</bold>
    </font>
   </property>
  </action>
 </widget>
 <resources>
  <include location="New Text Document.qrc"/>
  <include location="New Text Document.qrc"/>
 </resources>
 <connections>
  <connection>
   <sender>search</sender>
   <signal>editingFinished()</signal>
   <receiver>textBrowser</receiver>
   <slot>hide()</slot>
   <hints>
    <hint type="sourcelabel">
     <x>165</x>
     <y>107</y>
    </hint>
    <hint type="destinationlabel">
     <x>164</x>
     <y>127</y>
    </hint>
   </hints>
  </connection>
  <connection>
   <sender>additem</sender>
   <signal>clicked(bool)</signal>
   <receiver>scrollArea</receiver>
   <slot>hide()</slot>
   <hints>
    <hint type="sourcelabel">
     <x>582</x>
     <y>384</y>
    </hint>
    <hint type="destinationlabel">
     <x>671</x>
     <y>278</y>
    </hint>
   </hints>
  </connection>
  <connection>
   <sender>pushButton_8</sender>
   <signal>clicked(bool)</signal>
   <receiver>scrollArea</receiver>
   <slot>show()</slot>
   <hints>
    <hint type="sourcelabel">
     <x>725</x>
     <y>517</y>
    </hint>
    <hint type="destinationlabel">
     <x>679</x>
     <y>305</y>
    </hint>
   </hints>
  </connection>
 </connections>
</ui>
